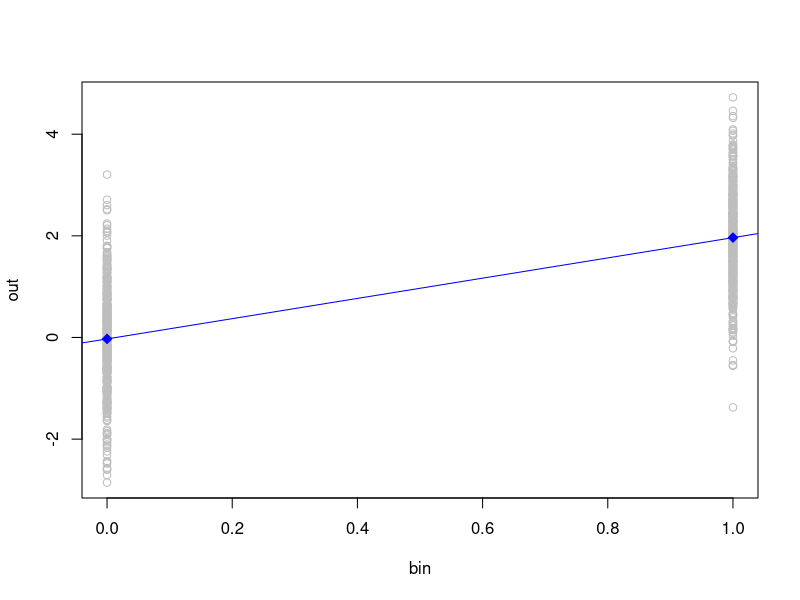
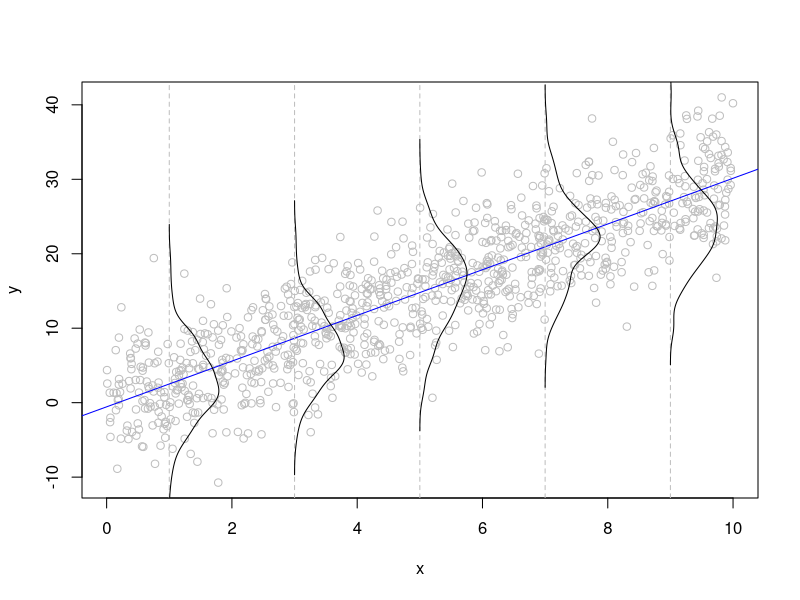

Reproduce these figures in R, in order.
#' # Bivariate Regression #
#'
#' ## Regression on a binary covariate ##
#' The easiest way to understand bivariate regression is to view it as equivalent to a two-sample t-test.
#' Imagine we have a binary variable (like male/female or treatment/control):
bin <- rbinom(1000,1,.5)
#' Then we have an outcome that is influenced by that group:
out <- 2*bin + rnorm(1000)
#' We can use `by` to calculate the treatment group means:
by(out, bin, mean)
#' This translates to a difference of:
diff(by(out, bin, mean))
#' A two-sample t-test shows us whether there is a significant difference between the two groups:
t.test(out~bin)
#' If we run a linear regression, we find that the mean-difference is the same as the regression slope:
lm(out~bin)
#' And t-statistic (and its significance) for the regression slope matches that from the t.test:
summary(lm(out~bin))$coef[2,]
#' It becomes quite easy to see this visually in a plot of the regression:
plot(out~bin, col='gray')
points(0:1,by(out,bin,mean),col='blue',bg='blue',pch=23)
abline(coef(lm(out~bin)), col='blue')
#'
#'
#' ## Regression on a continuous covariate ##
#'
x <- runif(1000,0,10)
y <- 3*x + rnorm(1000,0,5)
#'
x1 <- ifelse(x<2,1,ifelse(x >=2 & x<4,2,ifelse(x >=4 & x<6,3,ifelse(x >=6 & x<8,4,ifelse(x >=8 & x<10,5,NA)))))
d1 <- density(y[x1==1])
d2 <- density(y[x1==2])
d3 <- density(y[x1==3])
d4 <- density(y[x1==4])
d5 <- density(y[x1==5])
#'
plot(x,y, col='gray')
abline(coef(lm(y~x)), col='blue')
abline(v=c(1,3,5,7,9), col='gray', lty=2)
points(1+d1$y*10, d1$x, type='l', col='black')
points(3+d1$y*10, d2$x, type='l', col='black')
points(5+d2$y*10, d3$x, type='l', col='black')
points(7+d3$y*10, d4$x, type='l', col='black')
points(9+d4$y*10, d5$x, type='l', col='black')

#'
#' ## Regression on a discrete covariate ##
#' as factor



#' ##Variable transformations ##

#'
